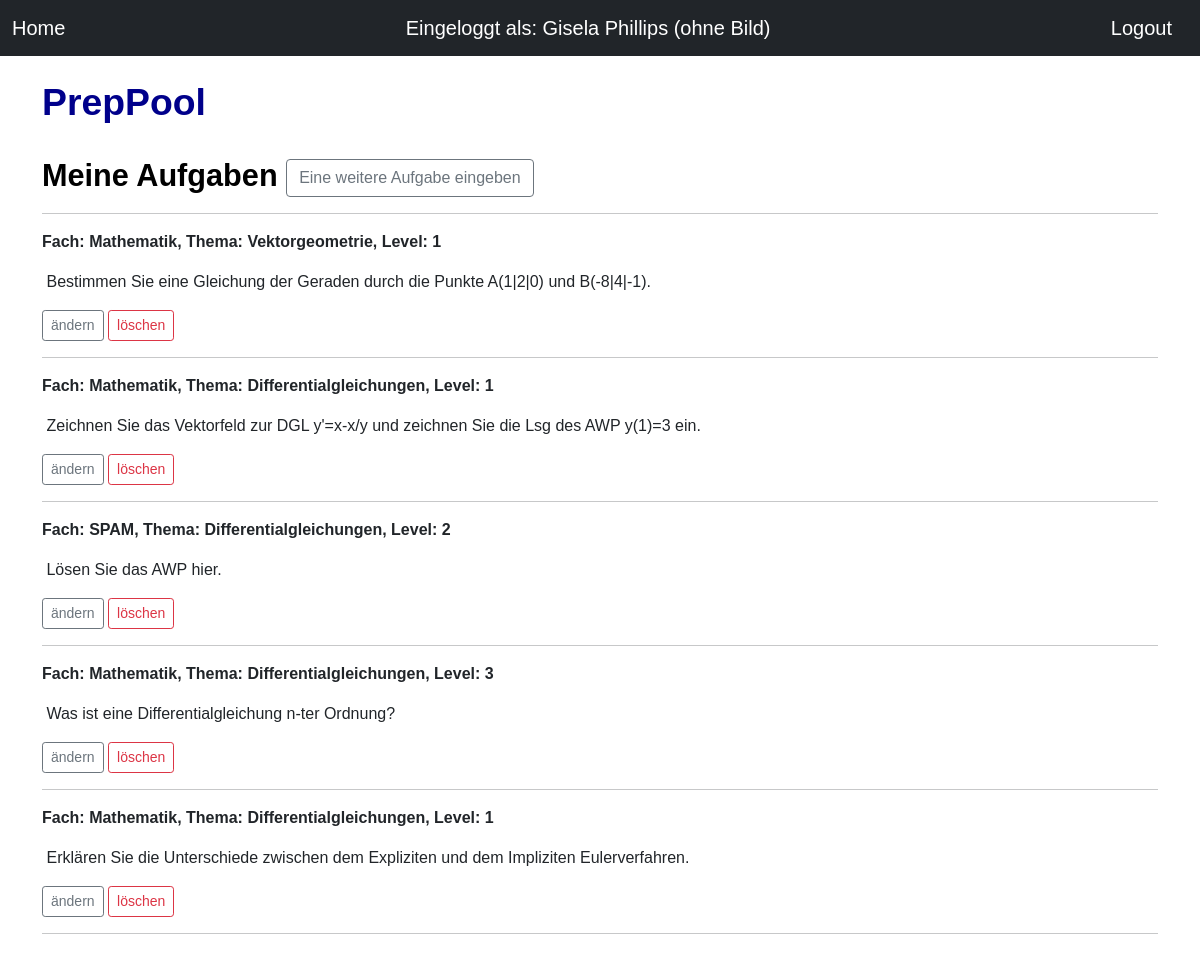
/posts/entries/ (signed in), run on an earlier commit of the app's database.
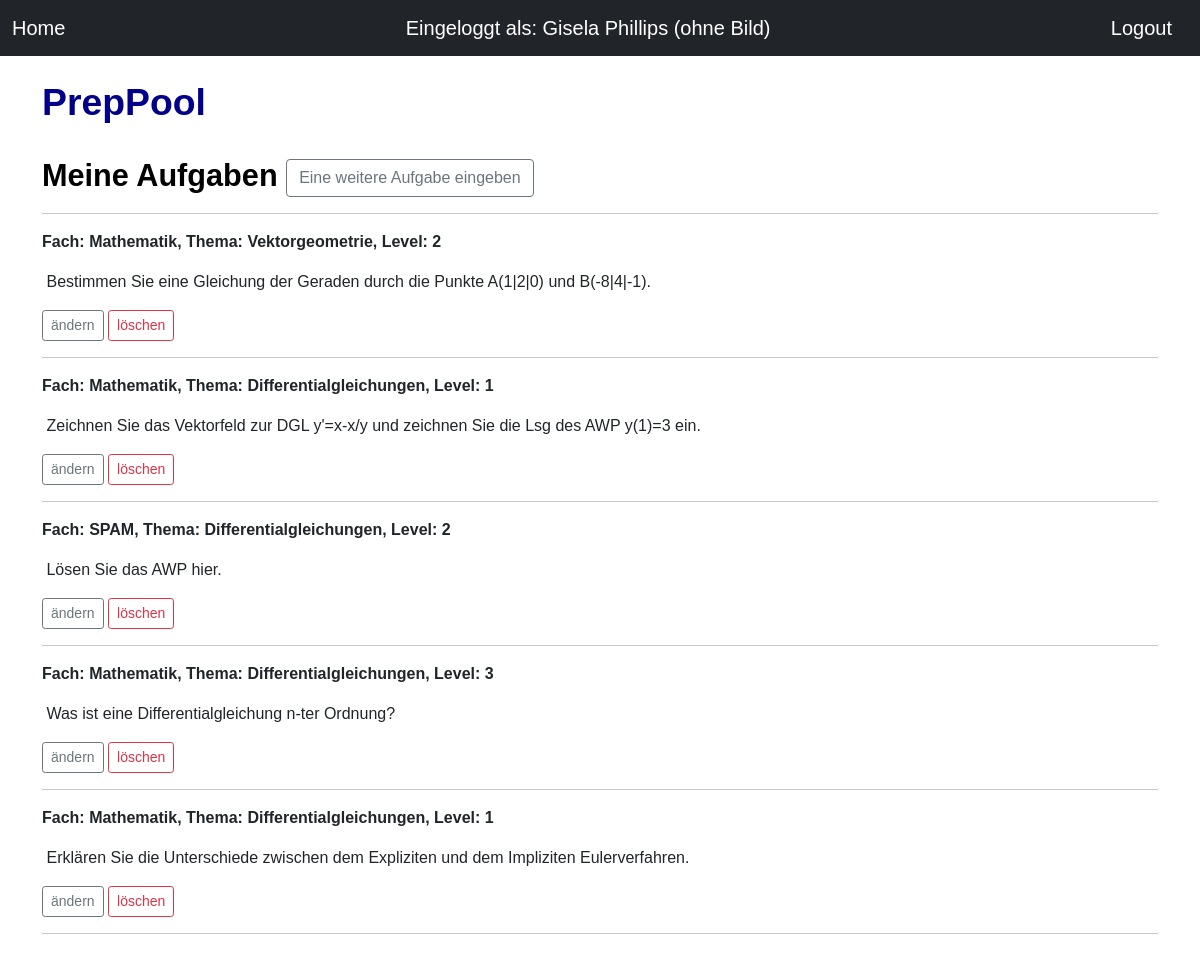
And on a later commit of the database.
### app/users/models.py (models this page shows, shortened)
class User(db.Model, UserMixin):
    id = db.Column(db.Integer, primary_key=True)
    username=db.Column(db.String(20), unique=True, nullable=False)
    email=db.Column(db.String(120), unique=True, nullable=False)
    image_file=db.Column(db.String(20), nullable=False, default='default.jpg')
    password=db.Column(db.String(60), nullable=False)
    posts=db.relationship('Post', backref='autor', lazy=True)
    topics=db.relationship('Topic', backref='autor', lazy=True)
    sheets=db.relationship('Sheet', backref='autor', lazy=True)

### app/posts/models.py (models this page shows, shortened)
class Post(db.Model):
    id = db.Column(db.Integer, primary_key=True)
    subject= db.Column(db.String(100), nullable=False, default='N/A')
    topic =db.Column(db.String(200), nullable=False, default='N/A')
    text =db.Column(db.Text,nullable=True, default='N/A')
    level=db.Column(db.Integer, nullable=True, default='N/A')
    date_posted=db.Column(db.DateTime, nullable=True, default=datetime.utcnow)
    user_id=db.Column(db.Integer, db.ForeignKey('user.id'), nullable=False)

### app/posts/views.py (the view)
@postmod.route('/entries/')
def entries():
       postlist = Post.query.filter_by(user_id=current_user.id).all()
       return render_template('posts/entries.html', posts=postlist)

### app/users/models.py (called while the page is built)
@login_manager.user_loader
def load_user(user_id):
    return User.query.get(int(user_id))

### app/templates/posts/entries.html (shortened to what this page needs)
        {% extends 'base.html' %}
        {%block head  %}
        <link rel="stylesheet" href="{{ url_for('static', filename='css/style.css') }}">
        {% endblock%}
    {%block body  %}
        <br>
        <h1>PrepPool</h1>
        <br>
        <div>
        <h2>Meine Aufgaben   <a  class= "btn btn-outline-secondary" href='/posts/new_post/'>Eine weitere Aufgabe eingeben</a></h2>
        </div>
        <hr>
    {% for post in posts%}
    <article class="media content-section">
        <div class="media">
                <div class="media-body">
                    <div class="article-metadata">
                    <p style="font-weight: bold;"> Fach: {{ post.subject}}, Thema: {{ post.topic }}, Level: {{post.level}}</p>
                    </div>
                    <p style="white-space:pre-wrap"> {{post.text}}</p>
                    <a class= "btn btn-outline-secondary btn-sm" href='/posts/entries/edit/{{post.id}}'>ändern</a>
                    <a class= "btn btn-outline-danger btn-sm" href='/posts/entries/delete/{{post.id}}'>löschen</a>
                </div>
        </div>
        <hr>
    </article>
        {%endfor%}
        <br>
        {% endblock%}

### app/templates/base.html (shortened to what this page needs)
<!DOCTYPE html>
<html>
<head>
    <link rel='stylesheet' type='text/css' media='screen' href='style.css'>
    <link href="https://cdn.jsdelivr.net/npm/bootstrap@5.0.0-beta1/dist/css/bootstrap.min.css" rel="stylesheet"
>
    <link rel="stylesheet" href="static/css/style.css">
    {%block head %} {% endblock%}
</head>
<body>
    <nav class="navbar navbar-dark bg-dark" aria-label="First navbar example">
        <div class="container-fluid">
            {% if current_user.is_authenticated %}
            <a class="navbar-brand" href="{{ url_for('home2') }}">Home </a>
            <a class="navbar-brand" href="{{ url_for('users.users') }}">Eingeloggt als: {{current_user.username}}</a>
            <a class="navbar-brand" href="/users/logout">Logout</a>
            {%else%}
            <a class="navbar-brand" href="{{ url_for('home') }}">Home</a>
            <a class="navbar-brand" href="/users/register">Registrieren Sie sich</a>
            <a class="navbar-brand" href="/users/login" tabindex="-1" aria-disabled="true">Log In</a>
            {%endif%}
        </div>
    </nav>
  <div class="container">
  {% block body %}
  {% endblock %}
</body>
</html>

### app/static/css/style.css (style rules this page uses)
body { font-family: Arial, Helvetica, sans-serif; }
h1 { color: darkblue; font-size: 28pt; font-weight:bold; }
h2 { color: black; font-size: 23pt; font-weight:bold; }

What changed in the data, as far as the page shows it:
changed Post "Vektorgeometrie": level "1" → "2"
